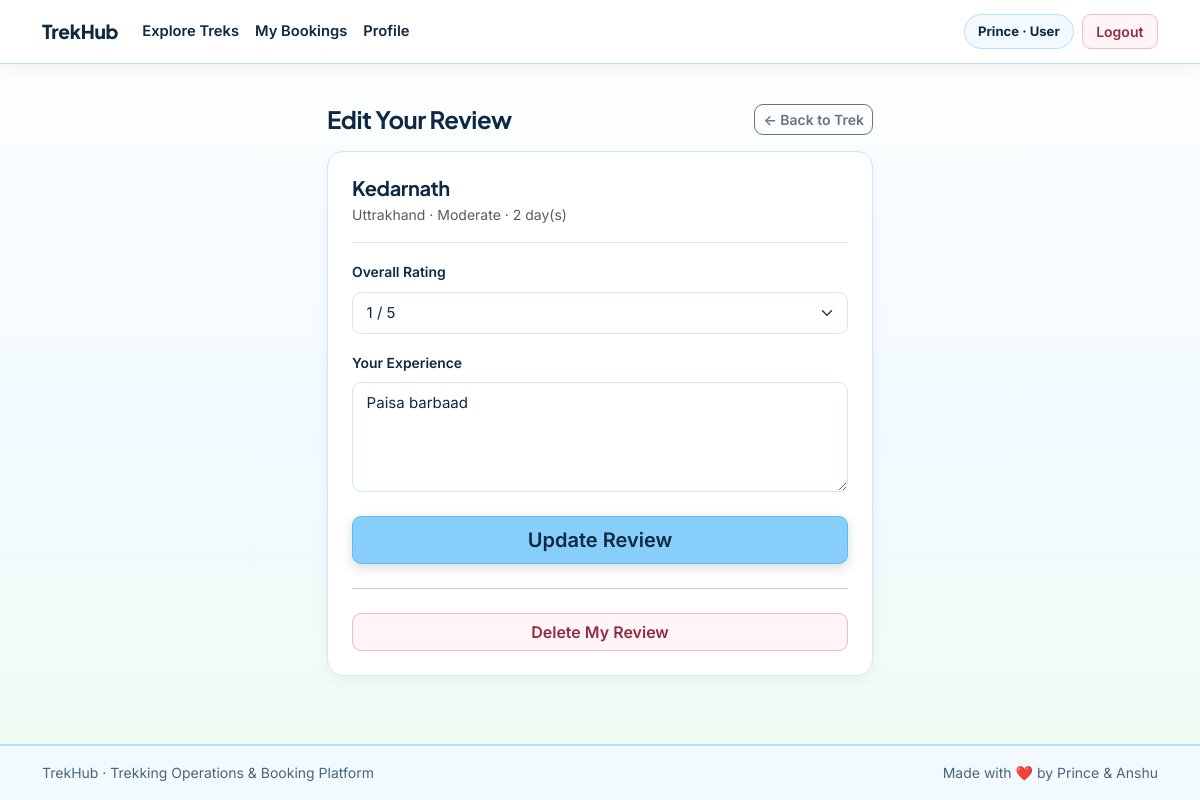
Page /review/trek/1 (signed in) on the committed database.
### models/user.py (models this page shows, shortened)
class User(db.Model):
    __tablename__ = "users"
    id = db.Column(db.Integer, primary_key=True)
    name = db.Column(db.String(120), nullable=False)
    email = db.Column(db.String(150), unique=True, nullable=False, index=True)
    password_hash = db.Column(db.String(255), nullable=False)
    phone = db.Column(db.String(20), nullable=True)
    emergency_contact = db.Column(db.String(20), nullable=True)
    role = db.Column(db.String(20), nullable=False, default="user")
    experience = db.Column(db.String(200), nullable=True)
    is_approved = db.Column(db.Boolean, nullable=False, default=True)
    is_blacklisted = db.Column(db.Boolean, nullable=False, default=False)
    created_at = db.Column(db.DateTime, default=lambda: datetime.now(timezone.utc))
    assigned_treks = db.relationship("Trek", back_populates="assigned_staff", lazy=True)
    bookings = db.relationship("Booking", back_populates="user", lazy=True, cascade="all, delete-orphan")
    payments = db.relationship("Payment", back_populates="user", lazy=True, cascade="all, delete-orphan")
    reviews = db.relationship("Review", back_populates="user", lazy=True, cascade="all, delete-orphan")
    location_updates = db.relationship("LocationUpdate", back_populates="user", lazy=True, cascade="all, delete-orphan")

### models/trek.py (models this page shows, shortened)
class Trek(db.Model):
    __tablename__ = "treks"
    id = db.Column(db.Integer, primary_key=True)
    name = db.Column(db.String(150), nullable=False, index=True)
    location = db.Column(db.String(150), nullable=False, index=True)
    difficulty = db.Column(db.String(20), nullable=False, default="Moderate")
    duration_days = db.Column(db.Integer, nullable=False)
    total_slots = db.Column(db.Integer, nullable=False)
    available_slots = db.Column(db.Integer, nullable=False)
    price = db.Column(db.Float, nullable=False, default=0.0)
    assigned_staff_id = db.Column(db.Integer, db.ForeignKey("users.id"), nullable=True)
    status = db.Column(db.String(20), nullable=False, default="Pending")
    start_date = db.Column(db.Date, nullable=False)
    end_date = db.Column(db.Date, nullable=False)
    description = db.Column(db.Text, nullable=True)
    created_at = db.Column(db.DateTime, default=lambda: datetime.now(timezone.utc))
    assigned_staff = db.relationship("User", back_populates="assigned_treks")
    bookings = db.relationship("Booking", back_populates="trek", lazy=True, cascade="all, delete-orphan")
    locations = db.relationship("LocationUpdate", back_populates="trek", lazy=True, cascade="all, delete-orphan")
    reviews = db.relationship("Review", back_populates="trek", lazy=True, cascade="all, delete-orphan")

### models/review.py (models this page shows, shortened)
class Review(db.Model):
    __tablename__ = "reviews"
    id = db.Column(db.Integer, primary_key=True)
    user_id = db.Column(db.Integer, db.ForeignKey("users.id"), nullable=False)
    trek_id = db.Column(db.Integer, db.ForeignKey("treks.id"), nullable=False)
    rating = db.Column(db.Integer, nullable=False)
    comment = db.Column(db.Text, nullable=True)
    created_at = db.Column(db.DateTime, default=lambda: datetime.now(timezone.utc))
    __table_args__ = (
        db.UniqueConstraint("user_id", "trek_id", name="uq_user_trek_review"),
    )
    user = db.relationship("User", back_populates="reviews")
    trek = db.relationship("Trek", back_populates="reviews")

### routes/review_routes.py (the view)
@review_bp.route("/trek/<int:trek_id>", methods=["GET", "POST"])
@role_required("user")
def add_review(trek_id):
    return review_controller.add_review(trek_id)

### controllers/review_controller.py (called while the page is built, shortened)
def _has_completed_trek_booking(user_id, trek_id):
    return (
        Booking.query.filter_by(user_id=user_id, trek_id=trek_id)
        .filter(Booking.status != "Cancelled")
        .first()
        is not None
    )

def add_review(trek_id):
    user = g.current_user
    trek = Trek.query.get(trek_id)
    if not trek:
        flash("Trek not found.", "danger")
        return redirect(url_for("user.dashboard"))
    if trek.status != "Completed":
        flash("You can only submit feedback after the trek is marked Completed.", "warning")
        return redirect(url_for("user.trek_detail", trek_id=trek.id))
    if not _has_completed_trek_booking(user.id, trek.id):
        flash("Only trekkers who booked this completed trek can submit feedback.", "warning")
        return redirect(url_for("user.trek_detail", trek_id=trek.id))
    existing_review = Review.query.filter_by(user_id=user.id, trek_id=trek.id).first()
    if request.method == "GET":
        return render_template(
            "user/review_form.html",
            trek=trek,
            review=existing_review,
        )

### utils/helpers.py (called while the page is built)
def get_logged_in_user():
    try:
        verify_jwt_in_request(optional=True)
        identity = get_jwt_identity()
        if identity and str(identity).isdigit():
            user = User.query.get(int(identity))
            if user and not user.is_blacklisted:
                return user
    except Exception:
        return None
    return None

### templates/user/review_form.html (shortened to what this page needs)
{% extends "base.html" %}  {% block content %}
<div class="row justify-content-center my-3">
  <div class="col-md-8 col-lg-6">
    <div class="d-flex justify-content-between align-items-center mb-3">
      <h1 class="h4 fw-bold mb-0">
        {{ 'Edit Your Review' if review else 'Rate & Review Trek' }}
      </h1>
      <a
        href="{{ url_for('user.trek_detail', trek_id=trek.id) }}"
        class="btn btn-outline-secondary btn-sm"
        >&larr; Back to Trek</a
      >
    </div>
    <div class="card card-trek bg-white p-4">
      <div class="mb-3 pb-3 border-bottom">
        <h2 class="h5 fw-bold mb-1">{{ trek.name }}</h2>
        <p class="text-muted small mb-0">
          {{ trek.location }} &middot; {{ trek.difficulty }} &middot; {{
          trek.duration_days }} day(s)
        </p>
      </div>
      <form
        action="{{ url_for('review.add_review', trek_id=trek.id) }}"
        method="POST"
      >
        <div class="mb-3">
          <label for="rating" class="form-label fw-semibold"
            >Overall Rating</label
          >
          <select class="form-select" id="rating" name="rating" required>
            {% for score in [5, 4, 3, 2, 1] %} {% if review and review.rating ==
            score %}
            <option value="{{ score }}" selected>{{ score }} / 5</option>
            {% else %}
            <option value="{{ score }}">{{ score }} / 5</option>
            {% endif %} {% endfor %}
          </select>
        </div>
        <div class="mb-4">
          <label for="comment" class="form-label fw-semibold"
            >Your Experience</label
          >
          <textarea
            class="form-control"
            id="comment"
            name="comment"
            rows="4"
            placeholder="Share trail conditions, guide support, and tips for future trekkers..."
          >
{{ review.comment if review and review.comment else '' }}</textarea
          >
        </div>
        <div class="d-grid">
          <button type="submit" class="btn btn-trek btn-lg">
            {{ 'Update Review' if review else 'Submit Review' }}
          </button>
        </div>
      </form>
      {% if review %}
      <hr class="my-4" />
      <form
        action="{{ url_for('review.delete_review', review_id=review.id) }}"
        method="POST"
        class="d-grid"
      >
        <button type="submit" class="btn btn-outline-danger">
          Delete My Review
        </button>
      </form>
      {% endif %}
    </div>
  </div>
</div>
{% endblock %}

### templates/base.html (shortened to what this page needs)
<!doctype html>
<html lang="en">
  <head>
    <link
      href="https://cdn.jsdelivr.net/npm/bootstrap@5.3.3/dist/css/bootstrap.min.css"
      rel="stylesheet"
    />
    <link
      rel="stylesheet"
      href="{{ url_for('static', filename='css/style.css') }}"
    />
  </head>
  <body>
    <nav class="navbar navbar-expand-lg navbar-trekhub sticky-top">
      <div class="container">
        <a
          class="navbar-brand d-flex align-items-center gap-2"
          href="{{ url_for('index') }}"
        >
          <span>TrekHub</span>
        </a>
        <div class="collapse navbar-collapse" id="trekhubNavbar">
          <ul class="navbar-nav me-auto mb-2 mb-lg-0">
            {% if current_user %} {% if current_user.role == 'admin' %}
            <li class="nav-item">
              <a class="nav-link" href="{{ url_for('admin.dashboard') }}"
                >Dashboard</a
              >
            </li>
            <li class="nav-item">
              <a class="nav-link" href="{{ url_for('admin.manage_treks') }}"
                >Treks</a
              >
            </li>
            <li class="nav-item">
              <a class="nav-link" href="{{ url_for('admin.all_bookings') }}"
                >Bookings</a
              >
            </li>
            <li class="nav-item">
              <a
                class="nav-link"
                href="{{ url_for('admin.completed_feedback') }}"
                >Feedback</a
              >
            </li>
            <li class="nav-item">
              <a class="nav-link" href="{{ url_for('admin.manage_staff') }}"
                >Staff</a
              >
            </li>
            <li class="nav-item">
              <a class="nav-link" href="{{ url_for('admin.manage_users') }}"
                >Users</a
              >
            </li>
            {% else %}
            <li class="nav-item">
              <a class="nav-link" href="{{ url_for('user.dashboard') }}"
                >Explore Treks</a
              >
            </li>
            <li class="nav-item">
              <a class="nav-link" href="{{ url_for('user.bookings') }}"
                >My Bookings</a
              >
            </li>
            <li class="nav-item">
              <a class="nav-link" href="{{ url_for('user.profile') }}"
                >Profile</a
              >
            </li>
            {% endif %} {% endif %}
          </ul>
          <div class="d-flex flex-wrap align-items-center gap-2">
            {% if current_user %}
            <span class="user-pill"
              >{{ current_user.name }} &middot; {{ current_user.role|capitalize
              }}</span
            >
            <a
              href="{{ url_for('auth.logout') }}"
              class="btn btn-sm btn-outline-light"
              >Logout</a
            >
            {% endif %}
          </div>
        </div>
      </div>
    </nav>
    <main class="container py-4">
       {% block content %}{% endblock %}
    </main>
    <footer class="footer-trekhub py-3 mt-auto">
      <div
        class="container d-flex flex-wrap justify-content-between align-items-center gap-2"
      >
        <span>TrekHub &middot; Trekking Operations &amp; Booking Platform</span>
        <span>Made with ❤️ by Prince & Anshu</span>
      </div>
    </footer>
  </body>
</html>

### static/css/style.css (style rules this page uses)
:root { --trek-sky: #87cefa; --trek-sky-bright: #5bbcf7; --trek-sky-deep: #0b5394; --trek-sky-soft: #dff2ff; --trek-sky-pale: #f2faff; --trek-sky-border: #b6e0fe; --trek-pink: #f4c2c2; --trek-pink-deep: #8f2d46; --trek-pink-soft: #fde4e8; --trek-pink-pale: #fff5f7; --trek-pink-border: #f5b8c6; --trek-green: #b7ebbd; --trek-green-deep: #1b5e2a; --trek-green-soft: #dcf7df; --trek-green-pale: #f1fcf2; --trek-green-border: #9fe0a8; --trek-white: #ffffff; --trek-bg: #f7fcff; --trek-ink: #0f2942; --trek-muted: #49657d; --trek-border: #cfe7f7; --trek-border-soft: #e3f2fc; }
body { background: linear-gradient( 180deg, var(--trek-white) 0%, var(--trek-sky-pale) 55%, var(--trek-green-pale) 100% ); color: var(--trek-ink); min-height: 100vh; display: flex; flex-direction: column; font-family: "Inter", system-ui, -apple-system, "Segoe UI", Roboto, sans-serif; -webkit-font-smoothing: antialiased; line-height: 1.6; }
h1, h2, h3, h4, h5, h6, .navbar-brand { font-family: "Plus Jakarta Sans", "Inter", system-ui, sans-serif; letter-spacing: -0.02em; }
main { flex: 1; }
a { color: var(--trek-sky-deep); transition: color 0.16s ease; }
.navbar-trekhub { background-color: var(--trek-white); border-bottom: 1.5px solid var(--trek-sky-border); box-shadow: 0 4px 16px rgba(15, 41, 66, 0.06); padding-block: 0.7rem !important; }
.navbar-trekhub .navbar-brand { font-weight: 800; font-size: 1.2rem; letter-spacing: -0.015em; color: var(--trek-ink); }
.navbar-trekhub .nav-link { color: var(--trek-ink); font-size: 0.92rem; font-weight: 600; padding: 0.45rem 0.85rem; border-radius: 8px; transition: background-color 0.16s ease, color 0.16s ease; }
.user-pill { font-size: 0.82rem; font-weight: 700; color: var(--trek-ink); background-color: var(--trek-sky-pale); border: 1px solid var(--trek-sky-border); padding: 0.36rem 0.8rem; border-radius: 999px; white-space: nowrap; }
.navbar-trekhub .btn-outline-light { color: var(--trek-pink-deep); border: 1.5px solid var(--trek-pink-border); background-color: var(--trek-pink-pale); padding: 0.36rem 0.85rem; }
.btn { border-radius: 9px; font-weight: 600; transition: all 0.16s ease; }
.btn-trek { background-color: var(--trek-sky); border: 1.5px solid var(--trek-sky-bright); color: var(--trek-ink); box-shadow: 0 4px 12px rgba(15, 41, 66, 0.16); }
.btn-outline-danger { border: 1.5px solid var(--trek-pink-border); color: var(--trek-pink-deep); background-color: var(--trek-pink-pale); }
.card-trek { background-color: var(--trek-white); color: var(--trek-ink); border: 1px solid var(--trek-border); border-radius: 16px; box-shadow: 0 4px 14px rgba(15, 41, 66, 0.05); transition: transform 0.18s ease, box-shadow 0.18s ease, border-color 0.18s ease; }
.form-label { font-size: 0.87rem; font-weight: 600; color: var(--trek-ink); }
.form-control, .form-select { background-color: var(--trek-white); border-radius: 9px; border: 1px solid var(--trek-border); padding: 0.55rem 0.85rem; font-size: 0.94rem; color: var(--trek-ink); }
.footer-trekhub { background-color: var(--trek-sky-pale); color: var(--trek-muted); border-top: 2px solid var(--trek-sky-border); font-size: 0.875rem; }

### rows in the picture
User: name "Prince", role "User"
Trek: name "Kedarnath", location "Uttrakhand", difficulty "Moderate", duration_days "2"
Review: rating "1 / 5", comment "Paisa barbaad"

### other values in the picture
{{ 'Edit Your Review' if review else 'Rate & Review Trek' }} "Edit Your Review"
{{ 'Update Review' if review else 'Submit Review' }} "Update Review"
